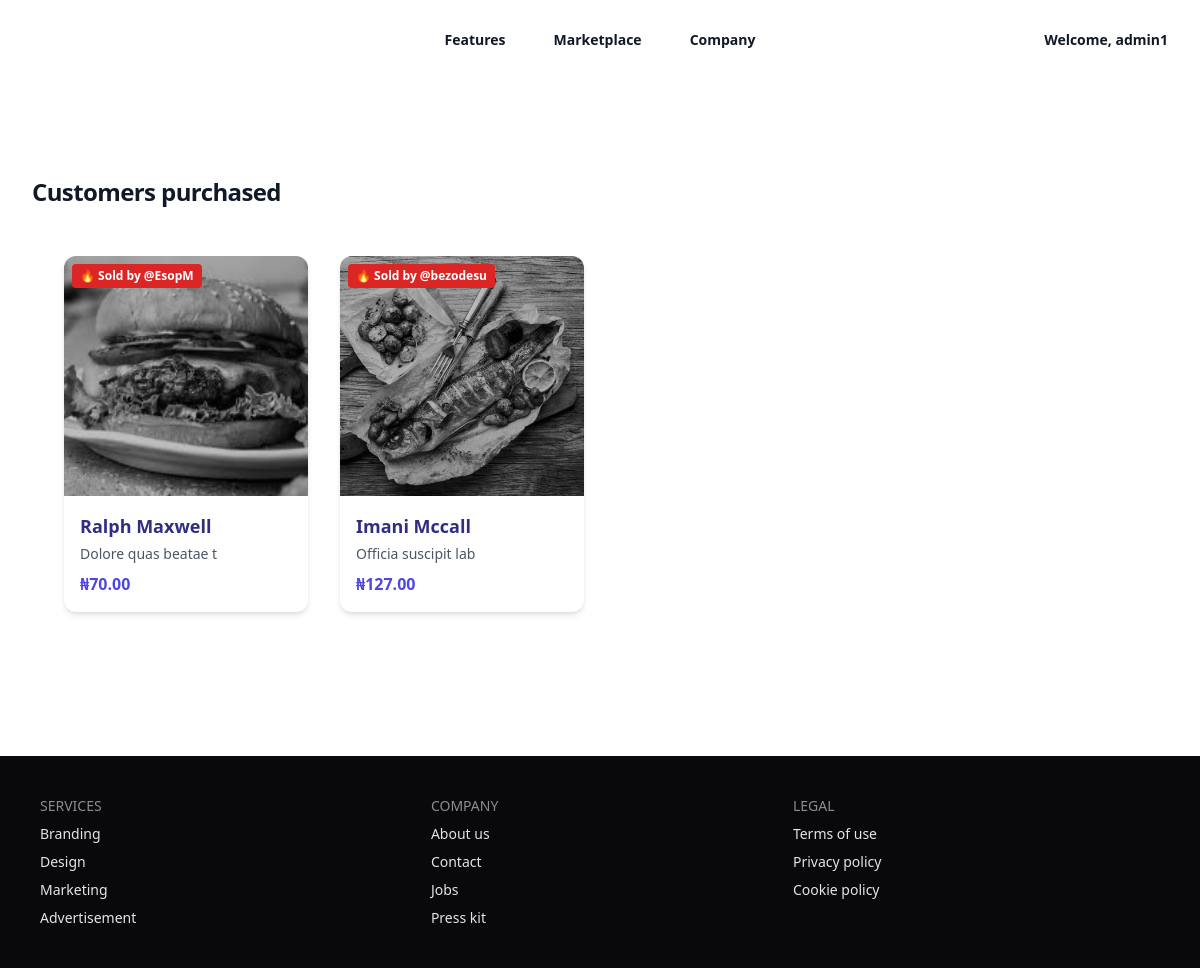
The page / (signed in) on the database its author committed.
### ecom/models.py (models this page shows, shortened)
class Product(models.Model):
    id = models.AutoField(primary_key=True)
    name = models.CharField(max_length=100)
    description = models.TextField()
    price = models.DecimalField(max_digits=10, decimal_places=2)
    image = models.ImageField(upload_to='products/')
    category = models.ForeignKey(Category, on_delete=models.CASCADE)
    created_at = models.DateTimeField(auto_now_add=True)
    is_sold = models.BooleanField(default=False)  # renamed for clarity
    sold_by = models.ForeignKey(User, on_delete=models.SET_NULL, null=True, blank=True, related_name='sold_products')
    sold_at = models.DateTimeField(null=True, blank=True)
    class Meta:
        ordering = ['-created_at']

### ecom/views.py (the view)
# urls.py: path('', views.product_list, name='product_list'),
def product_list(request):
    one_day_ago = timezone.now() - timedelta(days=1)
    products = Product.objects.filter(
        Q(is_sold=False) | Q(is_sold=True, sold_at__gte=one_day_ago)
    ).order_by('-created_at')
    return render(request, 'index.html', {'products': products})

### templates/index.html
{% extends 'base.html' %}
{% load static %}
{% block content %}
<div class="max-w-7xl mx-auto px-4 sm:px-6 lg:px-8 py-12">
  <div class="grid grid-cols-1 sm:grid-cols-2 md:grid-cols-3 lg:grid-cols-4 gap-8">
    {% for product in products %}
      <div class="bg-white shadow-md rounded-xl overflow-hidden group hover:shadow-xl transition-shadow duration-300 relative">
        <a href="{% url 'product_detail' product.id %}">
          <div class="relative">
            <img
              src="{% if product.image %}{{ product.image.url }}{% else %}{% static 'images/default_product.webp' %}{% endif %}"
              alt="{{ product.name }}"
              class="h-60 w-full object-cover group-hover:opacity-90 transition-opacity duration-200 {% if product.is_sold %}filter grayscale brightness-75{% endif %}"
            />
            {% if product.is_sold and product.sold_by %}
              <div class="absolute top-2 left-2 bg-red-600 text-white text-xs font-semibold px-2 py-1 rounded z-10 select-none">
                🔥 Sold by @{{ product.sold_by.username }}
              </div>
            {% endif %}
          </div>
          <div class="p-4">
            <h3 class="text-lg font-semibold text-indigo-900 truncate">{{ product.name }}</h3>
            <p class="text-sm text-gray-600 mt-1 truncate">{{ product.description }}</p>
            <p class="text-indigo-600 font-bold mt-2">₦{{ product.price }}</p>
          </div>
        </a>
      </div>
    {% endfor %}
  </div>
</div>
{% endblock %}

### templates/base.html (shortened to what this page needs)
{% load static %}
<!DOCTYPE html>
<html lang="en">
<head>
    <script src="https://cdn.tailwindcss.com"></script>
    <link href="https://cdn.jsdelivr.net/npm/daisyui@5" rel="stylesheet" />
</head>
<body>
    <header class="bg-white">
        <nav class="mx-auto flex max-w-7xl items-center justify-between p-6 lg:px-8" aria-label="Global">
            <div class="flex lg:flex-1">
                <a href=" {% url 'product_list' %} " class="-m-1.5 p-1.5">
                </a>
            </div>
            <div class="hidden lg:flex lg:gap-x-12">
                <a href="#" class="text-sm font-semibold text-gray-900">Features</a>
                <a href="#" class="text-sm font-semibold text-gray-900">Marketplace</a>
                <a href="#" class="text-sm font-semibold text-gray-900">Company</a>
            </div>
            {% if user.is_authenticated %}
            <div class="hidden lg:flex lg:items-center lg:space-x-4 lg:flex-1  lg:justify-end">
            <div class="flex flex-col items-center space-y-1">
           <div class="relative inline-block text-left">
           <button onclick="toggleDropdown()" class="flex items-center focus:outline-none">
            <span class="text-sm font-semibold text-gray-900"> Welcome, {{ user.username }}</span>
           </button>
         </div>
            {% else %}
            <div class="hidden lg:flex lg:flex-1 lg:justify-end">
            <a href="/login" class="btn btn-sm btn-primary">Login</a>
            </div>
            {% endif %}
        </nav>
    </header>
    <div class="bg-white">
        <div class="mx-auto max-w-2xl px-4 py-16 sm:px-6 sm:py-24 lg:max-w-7xl lg:px-8">
            <h2 class="text-2xl font-bold tracking-tight text-gray-900">Customers purchased</h2>
            {% block content %}
            {% endblock %}
        </div>
    </div>
    <footer class="footer sm:footer-horizontal bg-neutral text-neutral-content p-10">
        <nav>
            <h6 class="footer-title">Services</h6>
            <a class="link link-hover">Branding</a>
            <a class="link link-hover">Design</a>
            <a class="link link-hover">Marketing</a>
            <a class="link link-hover">Advertisement</a>
        </nav>
        <nav>
            <h6 class="footer-title">Company</h6>
            <a class="link link-hover">About us</a>
            <a class="link link-hover">Contact</a>
            <a class="link link-hover">Jobs</a>
            <a class="link link-hover">Press kit</a>
        </nav>
        <nav>
            <h6 class="footer-title">Legal</h6>
            <a class="link link-hover">Terms of use</a>
            <a class="link link-hover">Privacy policy</a>
            <a class="link link-hover">Cookie policy</a>
        </nav>
    </footer>
</body>
</html>

### rows shown on the page
Product: image (picture), sold_by.username "EsopM", name "Ralph Maxwell", description "Dolore quas beatae t", price "70.00"
Product: image (picture), sold_by.username "bezodesu", name "Imani Mccall", description "Officia suscipit lab", price "127.00"

### other values the page prints
{{ user.username }} "admin1"
